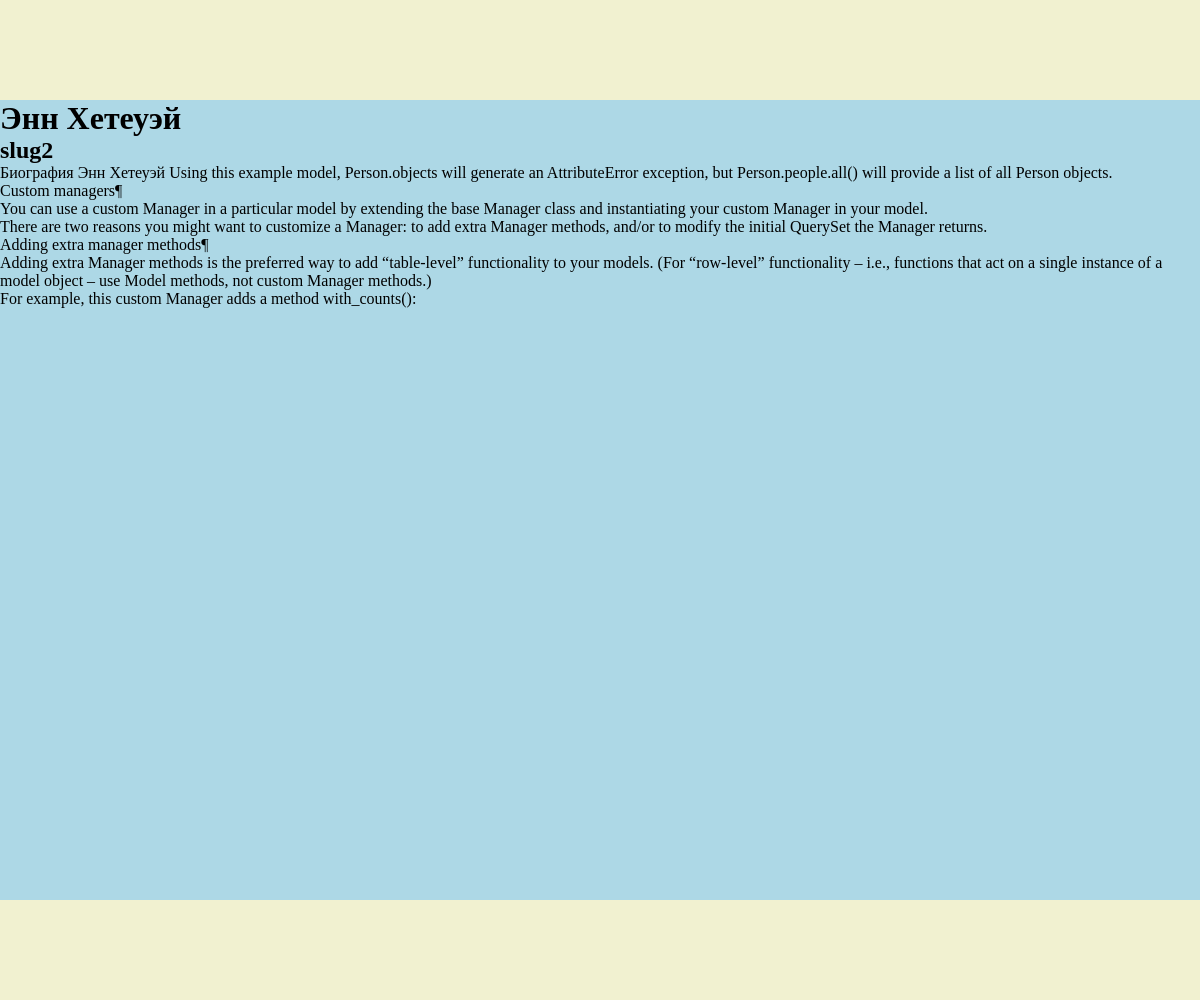
Screenshot of /post/slug2/ with the database file from the repository.
### women/models.py (models this page shows, shortened)
class Women(models.Model):
    class Status(
        models.IntegerChoices
    ):  # https://docs.djangoproject.com/en/6.0/ref/models/fields/#:~:text=choices
        DRAFT = 0, "Черновик"
        PUBLISHED = 1, "Опубликовано"
    title = models.CharField(max_length=255, verbose_name="Заголовок")
    slug = models.SlugField(
        max_length=255, unique=True, db_index=True, verbose_name="URL"
    )  # https://docs.djangoproject.com/en/6.0/ref/models/fields/#slugfield
    content = models.TextField(verbose_name="Текст статьи")
    time_create = models.DateTimeField(auto_now_add=True, verbose_name="Дата создания")
    time_update = models.DateTimeField(
        auto_now=True, verbose_name="Дата последнего редактирования"
    )
    is_published = models.BooleanField(
        choices=Status.choices, default=Status.PUBLISHED, verbose_name="Опубликована"
    )
    cat = models.ForeignKey(
        Category,
        on_delete=models.PROTECT,
        verbose_name="Категория",
        related_name="posts",
        blank=True,
        null=True,
    )
    tags = models.ManyToManyField(
        TagPost, blank=True, related_name="tags"
    )  # https://docs.djangoproject.com/en/6.0/ref/models/fields/#manytomanyfield
    objects = models.Manager()  # чтобы objects тоже работал
    published = PublishedManager()
    class Meta:
        verbose_name = "Статья о женщине"
        verbose_name_plural = "Статьи о женщинах"
        ordering = [
            "-time_create"
        ]  # сортируем статьи по убыванию даты создания https://docs.djangoproject.com/en/6.0/ref/models/options/#django.db.models.Options.ordering
        indexes = [
            models.Index(
                fields=[
                    "-time_create",
                ]
            ),
        ]

### women/views.py (the view)
# urls.py: path('post/<slug:post_slug>/', views.show_post, name='show_post'),
def show_post(request, post_slug):
    pos = get_object_or_404(Women, slug=post_slug)
    title = "POST"
    context = {
        "title": title,
        "menu": menu,
        "pos": pos,
        "cat_selected": 1,
    }
    return render(request, "women/show_post.html", context)

### women/templates/women/show_post.html
{% extends "base.html" %}
{% block sidebar %}
    <h1>{{pos.title}}</h1>
    <h2>{{pos.slug}}</h2>
    <p>{{pos.content|linebreaks }}</p>
{% endblock %}

### women/static/women/css/style.css (style rules this page uses)
* { margin: 0; padding: 0; }

### rows the page displays
Women: title "Энн Хетеуэй", slug "slug2", content "Биография Энн Хетеуэй Using this example model, Person.objects will generate an AttributeError exception, but Person.people.all() will provide a list of all Person objects. Custom managers¶ You can use a custom Manager in a particular model by extending the base Manager class and instantiating your custom Manager in your model. There are two reasons you might want to customize a Manager: to add extra Manager methods, and/or to modify the initial QuerySet the Manager returns. Adding extra manager methods¶ Adding extra Manager methods is the preferred way to add “table-level” functionality to your models. (For “row-level” functionality – i.e., functions that act on a single instance of a…"
